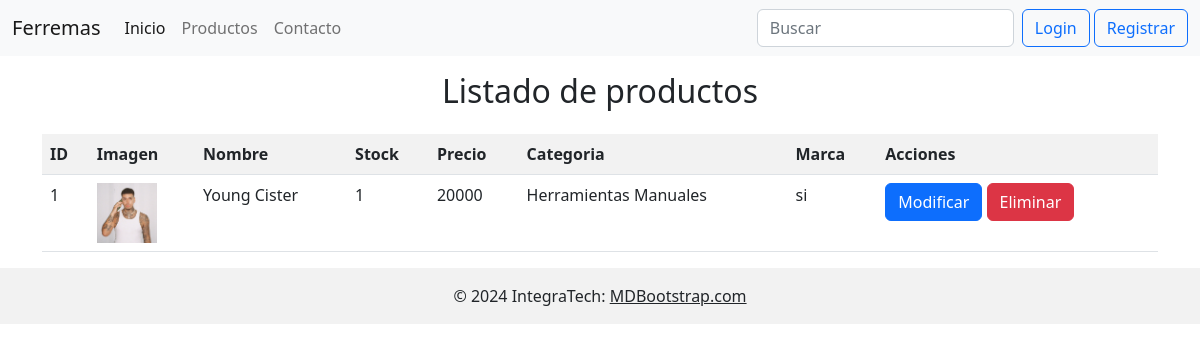
Before: /listarProducto/ with the older database file.
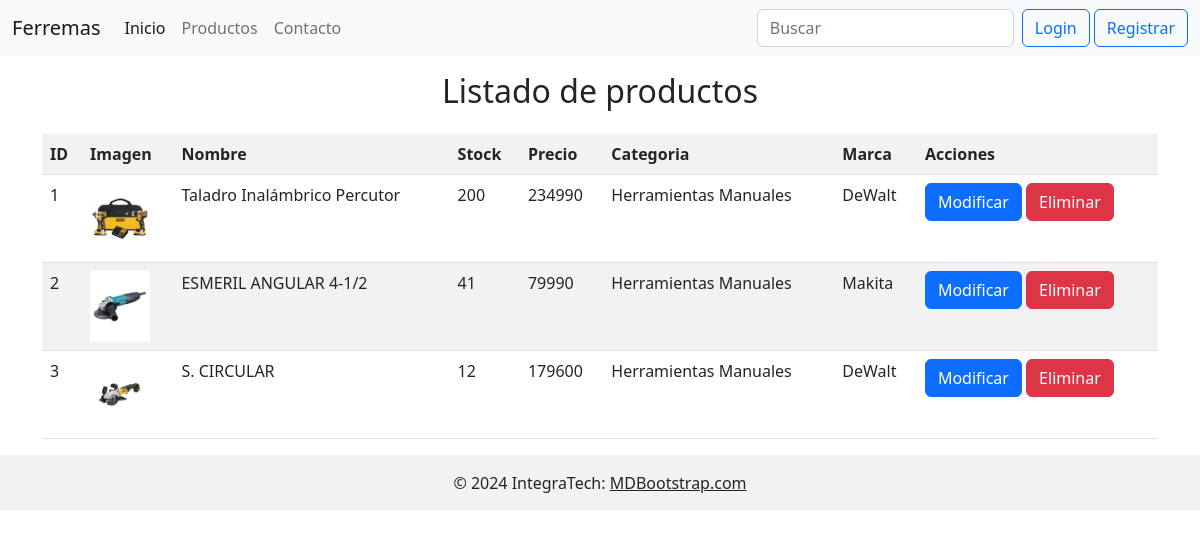
After: the same page with the newer database file.
### app/models.py (models this page shows, shortened)
class Producto(models.Model):
    id_producto = models.IntegerField(primary_key=True)
    nombre = models.CharField(max_length=40, null=False)
    precio = models.IntegerField(null=False)
    stock  = models.IntegerField(null=False)
    descripcion = models.CharField(max_length=100, null=False)
    imagen = models.ImageField(upload_to='imagenesProducto')
    fecha_agregar = models.DateField(auto_now_add=True)
    categoria = models.ForeignKey(Categoria, on_delete=models.CASCADE)
    marca = models.ForeignKey(Marca, on_delete=models.CASCADE, null=True)

class Categoria(models.Model):
    id_categoria = models.IntegerField(primary_key=True)
    nombre_categoria = models.CharField(max_length=30, null=False)

class Marca(models.Model):
    id_marca = models.IntegerField(primary_key=True)
    nombre_marca = models.CharField(max_length=30, null=False)

### app/views.py (the view)
# urls.py: path('listarProducto/', views.listarProducto, name='listarProducto'),
def listarProducto(request):
    productos = Producto.objects.all()
    data = {
        'productos':productos
    }
    return render(request, 'listarProducto.html', data)

### app/templates/listarProducto.html (shortened to what this page needs)
{% extends 'base.html' %}
{% load static %}
{% block content %}
{% load humanize %}
<h2 class="mt-3 text-center">Listado de productos</h2>
<div class="container mt-4">
    <table class="table table-striped table-hover">
        <tr>
            <th>ID</th>
            <th>Imagen</th>
            <th>Nombre</th>
            <th>Stock</th>
            <th>Precio</th>
            <th>Categoria</th>
            <th>Marca</th>
            <th>Acciones</th>
        </tr>
        {% for p in productos %}
        <tr>
            <td>{{p.id_producto}}</td>
            <td><img style="width: 60px;" src="{{p.imagen.url}}" alt=""></td>
            <td>{{p.nombre}}</td>
            <td>{{p.stock}}</td>
            <td>{{p.precio}}</td>
            <td>{{p.categoria.nombre_categoria}}</td>
            <td>{% if p.marca.nombre_marca == null %}
                -----
            {% else %}
                {{ p.marca.nombre_marca }}
            {% endif %}
            </td>
            <td>
                <a href="{% url 'modificarProducto' p.id_producto%}" class="btn btn-primary">Modificar</a>
                <a href="{% url 'eliminarProducto' p.id_producto%}" class="btn btn-danger">Eliminar</a>
            </td>
        </tr>
        {% endfor %}
    </table>
</div>
{% endblock %}

### app/templates/base.html (shortened to what this page needs)
{% load static %}
<!DOCTYPE html>
<html lang="es">
  <head>
    <link
      href="https://cdn.jsdelivr.net/npm/bootstrap@5.2.3/dist/css/bootstrap.min.css"
      rel="stylesheet"
    />
    <link rel="stylesheet" href="https://cdnjs.cloudflare.com/ajax/libs/font-awesome/6.0.0-beta3/css/all.min.css">
  </head>
  <body>
    <nav class="navbar navbar-expand-lg bg-light">
      <div class="container-fluid">
        <a class="navbar-brand" href="#">Ferremas</a>
        <div class="collapse navbar-collapse" id="navbarSupportedContent">
          <ul class="navbar-nav me-auto mb-2 mb-lg-0">
            <li class="nav-item">
              <a
                class="nav-link active"
                aria-current="page"
                href="{% url 'index' %}"
                >Inicio</a
              >
            </li>
            <li class="nav-item">
              <a class="nav-link" href="{% url 'producto' %}">Productos</a>
            </li>
            <li class="nav-item">
              <a class="nav-link" href="#">Contacto</a>
            </li>
          </ul>
          <form class="d-flex" role="search">
            <input
              class="form-control me-2"
              type="search"
              placeholder="Buscar"
              aria-label="Search"
            />
          </form>
            {% if user.is_authenticated %}
            <form method="post" action="">
              <a href="{% url 'carrito' %}"><i class="fas fa-shopping-cart"></i></a>
              {% csrf_token %}
              <a class="btn btn-outline-danger" href="{% url 'logout' %}">Logout</a>
            </form>
            {% else %}
            <a class="btn btn-outline-primary" href="{% url 'login' %}">Login</a>
            <a class="btn btn-outline-primary ms-1" href="{% url 'registrar' %}">Registrar</a>
            {% endif %}
        </div>
      </div>
    </nav>
    {% block content %}
    {% endblock %}
    <footer class="bg-body-tertiary text-center text-lg-start">
      <div class="text-center p-3" style="background-color: rgba(0, 0, 0, 0.05)"
      >
        © 2024 IntegraTech:
        <a class="text-body" href="https://mdbootstrap.com/">MDBootstrap.com</a>
      </div>
    </footer>
  </body>
</html>

Changed rows visible on the page:
changed Producto id 1: imagen: a different picture; nombre "Young Cister" → "Taladro Inalámbrico Percutor"; stock "1" → "200"; precio "20000" → "234990"; marca.nombre_marca "si" → "DeWalt"
added Producto: id_producto "2", imagen (picture), nombre "ESMERIL ANGULAR 4-1/2", stock "41", precio "79990", categoria.nombre_categoria "Herramientas Manuales", marca.nombre_marca "Makita"
added Producto: id_producto "3", imagen (picture), nombre "S. CIRCULAR", stock "12", precio "179600", categoria.nombre_categoria "Herramientas Manuales", marca.nombre_marca "DeWalt"
